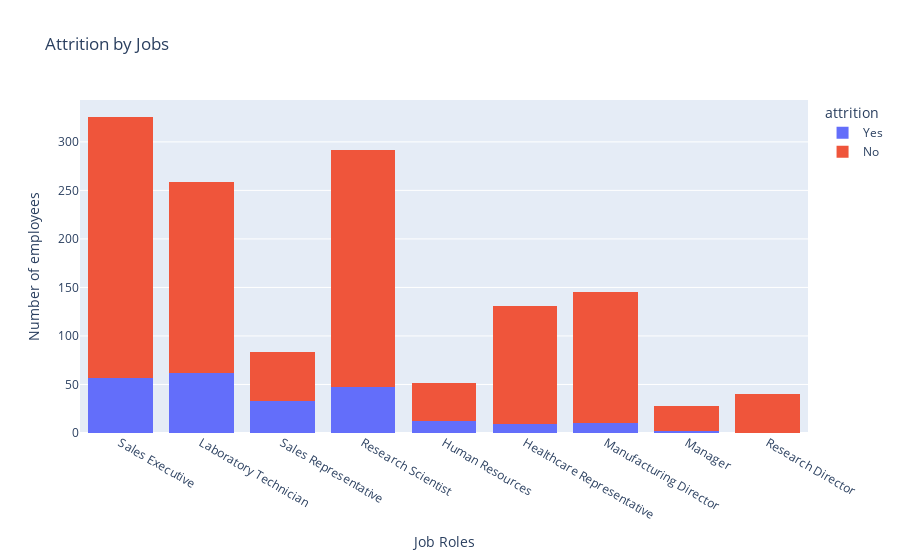

Notebook code for this chart:
### Markdown cell above
The attrition rate is consistant between departments, staying around the 80 - 85\% level.

### Code cell
fig = px.histogram(new_df, x='job_role', color='attrition', title='Attrition by Jobs',
                   barmode="stack")

fig.update_layout(
    xaxis_title='Job Roles',
    yaxis_title='Number of employees')
#fig.update_layout(template="plotly_dark")
fig.show()

### Figure 1 — Plotly figure (JSON) as saved in the notebook; plotly's stock layout.template omitted (floating-point values rounded to 4 significant figures; data arrays with more than 128 entries replaced by an {"elided": "..."} marker saying what was removed)
{"data": [{"alignmentgroup": "True", "bingroup": "x", "hovertemplate": "attrition=Yes<br>job_role=%{x}<br>count=%{y}<extra></extra>", "legendgroup": "Yes", "marker": {"color": "#636efa", "pattern": {"shape": ""}}, "name": "Yes", "offsetgroup": "Yes", "orientation": "v", "showlegend": true, "type": "histogram", "x": {"elided": "232 str values"}, "xaxis": "x", "yaxis": "y"}, {"alignmentgroup": "True", "bingroup": "x", "hovertemplate": "attrition=No<br>job_role=%{x}<br>count=%{y}<extra></extra>", "legendgroup": "No", "marker": {"color": "#EF553B", "pattern": {"shape": ""}}, "name": "No", "offsetgroup": "No", "orientation": "v", "showlegend": true, "type": "histogram", "x": {"elided": "1124 str values"}, "xaxis": "x", "yaxis": "y"}], "layout": {"barmode": "stack", "legend": {"title": {"text": "attrition"}, "tracegroupgap": 0}, "title": {"text": "Attrition by Jobs"}, "xaxis": {"anchor": "y", "domain": [0, 1], "title": {"text": "Job Roles"}, "type": "category", "range": [-0.5, 8.5], "autorange": true}, "yaxis": {"anchor": "x", "domain": [0, 1], "title": {"text": "Number of employees"}, "range": [0, 343.2], "autorange": true}, "autosize": true}}
